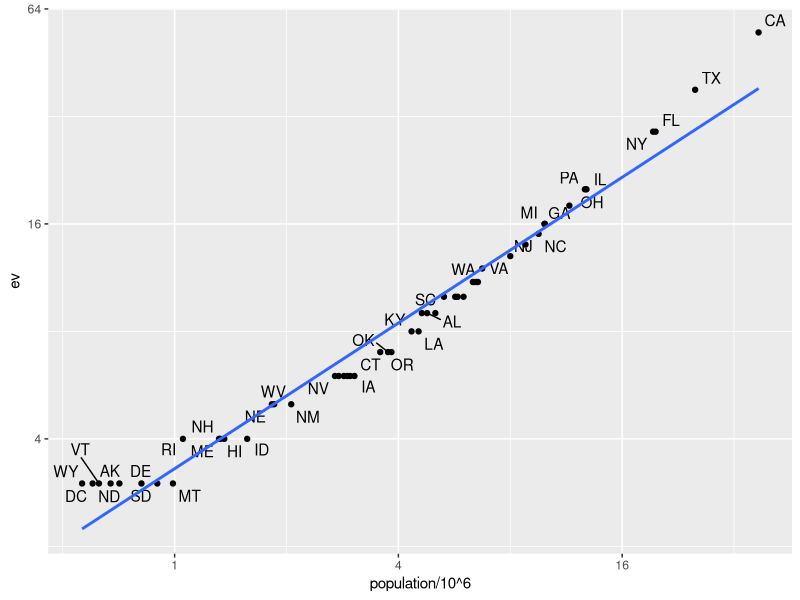

The R script that drew this image: (Note: this script raises an error after producing the figure.)
## ---- chunk 1
img_path <- "wrangling/img"
## ---- chunk 2
library(tidyverse)
library(dslabs)
data(murders)
head(murders)
## ---- chunk 3
data(polls_us_election_2016)
head(results_us_election_2016)
## ---- chunk 4
identical(results_us_election_2016$state, murders$state)
## ---- chunk 5
tab <- left_join(murders, results_us_election_2016, by = "state") |>
  select(-others) |> rename(ev = electoral_votes)
head(tab)
## ---- chunk 6
library(ggrepel)
tab |> ggplot(aes(population/10^6, ev, label = abb)) +
  geom_point() +
  geom_text_repel() + 
  scale_x_continuous(trans = "log2") +
  scale_y_continuous(trans = "log2") +
  geom_smooth(method = "lm", se = FALSE)
## ---- chunk 7
tab_1 <- slice(murders, 1:6) |> select(state, population)
tab_1
tab_2 <- results_us_election_2016 |> 
  filter(state%in%c("Alabama", "Alaska", "Arizona", 
                    "California", "Connecticut", "Delaware")) |> 
  select(state, electoral_votes) |> rename(ev = electoral_votes)
tab_2
## ---- chunk 8
left_join(tab_1, tab_2, by = "state")
## ---- chunk 9
tab_1 |> right_join(tab_2, by = "state")
## ---- chunk 10
inner_join(tab_1, tab_2, by = "state")
## ---- chunk 11
full_join(tab_1, tab_2, by = "state")
## ---- chunk 12
semi_join(tab_1, tab_2, by = "state")
## ---- chunk 13
anti_join(tab_1, tab_2, by = "state")
## ---- chunk 14
knitr::include_graphics(file.path(img_path,"joins.png"))
## ---- chunk 15
bind_cols(a = 1:3, b = 4:6)
## ---- chunk 16
tab_1 <- tab[, 1:3]
tab_2 <- tab[, 4:6]
tab_3 <- tab[, 7:8]
new_tab <- bind_cols(tab_1, tab_2, tab_3)
head(new_tab)
## ---- chunk 17
tab_1 <- tab[1:2,]
tab_2 <- tab[3:4,]
bind_rows(tab_1, tab_2)
## ---- chunk 18
intersect(1:10, 6:15)
## ---- chunk 19
intersect(c("a","b","c"), c("b","c","d"))
## ---- chunk 20
tab_1 <- tab[1:5,]
tab_2 <- tab[3:7,]
dplyr::intersect(tab_1, tab_2)
## ---- chunk 21
union(1:10, 6:15)
union(c("a","b","c"), c("b","c","d"))
## ---- chunk 22
tab_1 <- tab[1:5,]
tab_2 <- tab[3:7,]
dplyr::union(tab_1, tab_2) 
## ---- chunk 23
setdiff(1:10, 6:15)
setdiff(6:15, 1:10)
## ---- chunk 24
tab_1 <- tab[1:5,]
tab_2 <- tab[3:7,]
dplyr::setdiff(tab_1, tab_2)
## ---- chunk 25
setequal(1:5, 1:6)
## ---- chunk 26
setequal(1:5, 5:1)
## ---- chunk 27
dplyr::setequal(tab_1, tab_2)
